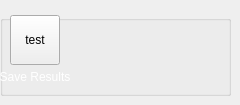
          <widget class="QWidget" name="pageReport">
           <widget class="QGroupBox" name="gboxreport">
            <property name="geometry">
             <rect>
              <x>0</x>
              <y>15</y>
              <width>231</width>
              <height>81</height>
             </rect>
            </property>
            <property name="title">
             <string/>
            </property>
            <widget class="QLabel" name="label_15">
             <property name="geometry">
              <rect>
               <x>-5</x>
               <y>50</y>
               <width>80</width>
               <height>25</height>
              </rect>
             </property>
             <property name="text">
              <string>&lt;html&gt;&lt;head/&gt;&lt;body&gt;&lt;p align=&quot;center&quot;&gt;&lt;span style=&quot; font-size:9pt; color:#ffffff;&quot;&gt;Save Results&lt;/span&gt;&lt;/p&gt;&lt;/body&gt;&lt;/html&gt;</string>
             </property>
            </widget>
            <widget class="QToolButton" name="btnSave">
             <property name="geometry">
              <rect>
               <x>10</x>
               <y>0</y>
               <width>50</width>
               <height>50</height>
              </rect>
             </property>
             <property name="text">
              <string>test</string>
             </property>
             <property name="icon">
              <iconset>
               <normaloff>:/newPrefix/Icons/save.svg</normaloff>:/newPrefix/Icons/save.svg</iconset>
             </property>
             <property name="iconSize">
              <size>
               <width>32</width>
               <height>32</height>
              </size>
             </property>
            </widget>
           </widget>
          </widget>
